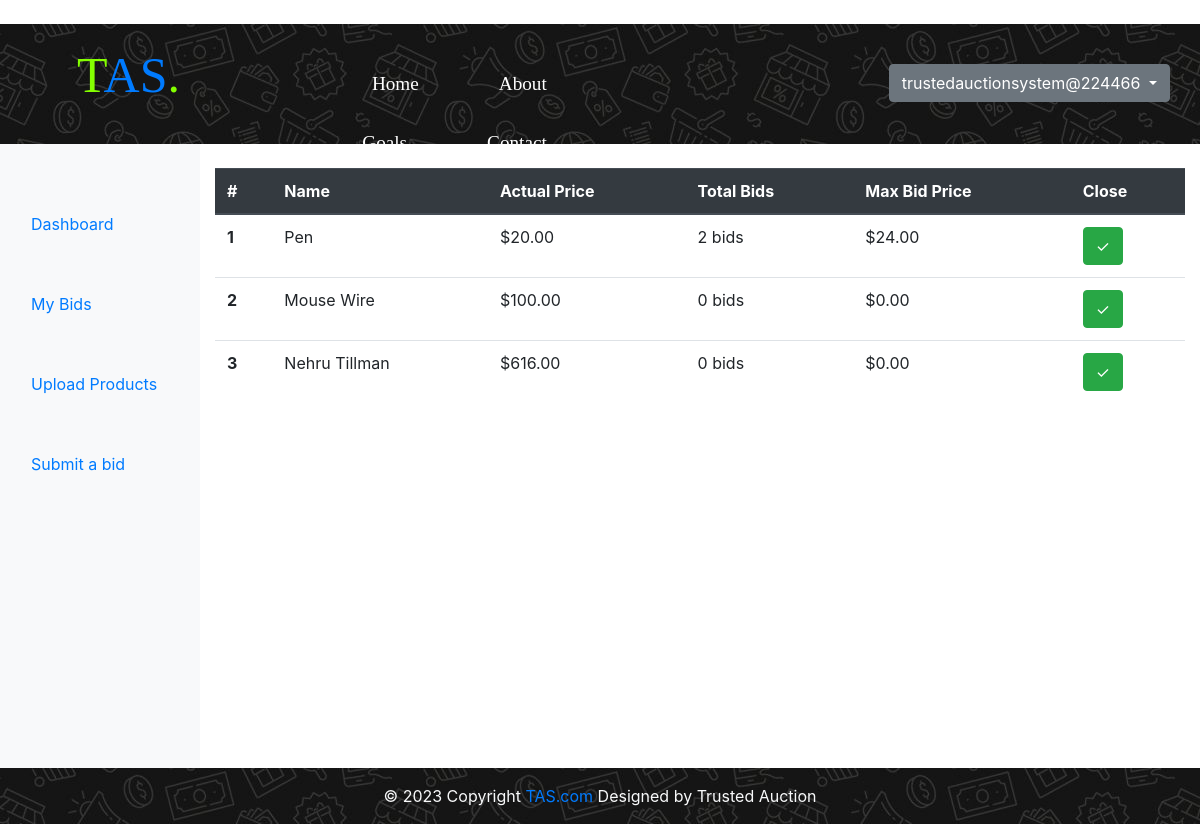
The app's page /shop/results/ (signed in) with its own data.
### shop/models.py (models this page shows, shortened)
class product(models.Model):
    product_id = models.AutoField
    product_name = models.CharField(max_length=50)
    catagory = models.CharField(max_length=50, default = "")
    sub_catagory = models.CharField(max_length=50, default = "")
    price = models.IntegerField(default = 0)
    desc = models.CharField(max_length=1000)
    images = models.ImageField(upload_to="shop/images/%y",default = "", height_field=None, width_field=None, max_length=None)
    useremail = models.CharField(max_length=50, default = "")

class bidder(models.Model):
    bid = models.AutoField(primary_key = True)
    pid = models.CharField(max_length=50)
    bemail = models.EmailField(max_length=254)
    bprice = models.CharField(max_length=50)

### shop/views.py (the view)
# urls.py: path("results/" , views.results, name = "results"),
def results(request):
    wer = request.user
    email = (wer.email)
    objs = product.objects.filter(useremail = email)
    arrforbids = []
    arrformax = []
    for obj in objs:
        bid_objs = bidder.objects.filter(pid=obj.id)
        arrforbids.append(bid_objs.count())
        if bid_objs.exists():
            max_price = max(bid_obj.bprice for bid_obj in bid_objs)
            arrformax.append(max_price)
        else:
            arrformax.append(0)
    zipper = zip(objs,arrforbids,arrformax)
    params = {'count' : objs.count(), 'zipp':zipper}
    ob = bidder.objects.all()
    return render(request,"shop/results.html",params)

### shop/templates/shop/results.html (shortened to what this page needs)
{% extends 'shop/data.html' %}
{% block bufferbody %}
{% if count == 0 %}
    <div style="text-align: center;margin-top: 200px;">
        <h1>Plz Upload Your Product.</h1>
        <a class="btn btn-success mt-4" href="/shop/sellermode/">Click to Upload</a>
    </div>
{% else %}
    <table class="table mt-4">
        <thead class="thead-dark">
        <tr>
            <th>#</th>
            <th>Name</th>
            <th>Actual Price</th>
            <th>Total Bids</th>
            <th>Max Bid Price</th>
            <th>Close</th>
        </tr>
        </thead>
        <tbody>
        {% for i,j,k in zipp %}
            <tr>
                <th>{{forloop.counter}}</th>
                <td>{{i.product_name}}</td>
                <td>${{i.price}}.00</td>
                <td>{{j}} bids</td>
                <td>${{k}}.00</td>
                <td><a class="btn btn-success text-white" href="/shop/results/{{i.id}}">&#10003;</a></td>
            </tr>
            {% endfor %}
        </tbody>
    </table>
{% endif %}
{% endblock bufferbody %}

### shop/templates/shop/inheritance.html (shortened to what this page needs)
﻿<!doctype html>
<html lang="en">
<head>
    <link rel="stylesheet" href="https://stackpath.bootstrapcdn.com/bootstrap/4.2.1/css/bootstrap.min.css">
    <link rel="stylesheet" href="https://cdnjs.cloudflare.com/ajax/libs/font-awesome/6.4.0/css/all.min.css" />
    <link rel="stylesheet" href="https://cdnjs.cloudflare.com/ajax/libs/font-awesome/6.4.0/css/all.min.css" />
    {%load static%}
</head>
<body>
  <div class="container-fluid main">
    <nav>
      <div class="container-fluid d-flex">
        <div class="navbar-header">
          <a class="navbar-brand" href="#"><span class="sp">T</span>AS<span class="sp">.</span></a>
        </div>
        <ul class="nav navbar-nav d-flex flex-row mx-4 justify-content-end">
          <li style="padding-top: 30px;"><a href="http://127.0.0.1:8000">Home</a></li>
          <li style="padding-top: 30px;"><a href="http://127.0.0.1:8000/about/">About</a></li>
          <li style="padding-top: 30px;"><a href="http://127.0.0.1:8000/goals">Goals</a></li>
          <li style="padding-top: 30px;"><a href="http://127.0.0.1:8000/contact">Contact</a></li>
        </ul>
        {% if user.is_authenticated %}
          <div class="dropdown" style="padding-top:40px;margin-left: 270px;">
            <button class="btn btn-secondary dropdown-toggle" type="button" id="dropdownMenuButton" data-toggle="dropdown" aria-haspopup="true" aria-expanded="false">
              {{request.user}}
            </button>
          </div>
          {% endif %}
      </div>
    </nav>
  </div>
  {% block body%} {% endblock %}
      <footer class="font-small bg-dark text-light position-relative w-100 fixed-bottom">
        <div class="footer-copyright text-center py-3">
            &copy; 2023 Copyright
            <a class="text-decoration-none" href="http://127.0.0.1:8000/">TAS.com</a> Designed by Trusted Auction
        </div>
    </footer>
  </body>
</html>
</body>
</html>

### records on screen
product: product_name "Pen", price "20", id "2", bprice "24"
product: product_name "Mouse Wire", price "100", j "0", k "0"
product: product_name "Nehru Tillman", price "616", j "0", k "0"

### other values on screen
{{ request.user }} "trustedauctionsystem@224466"
